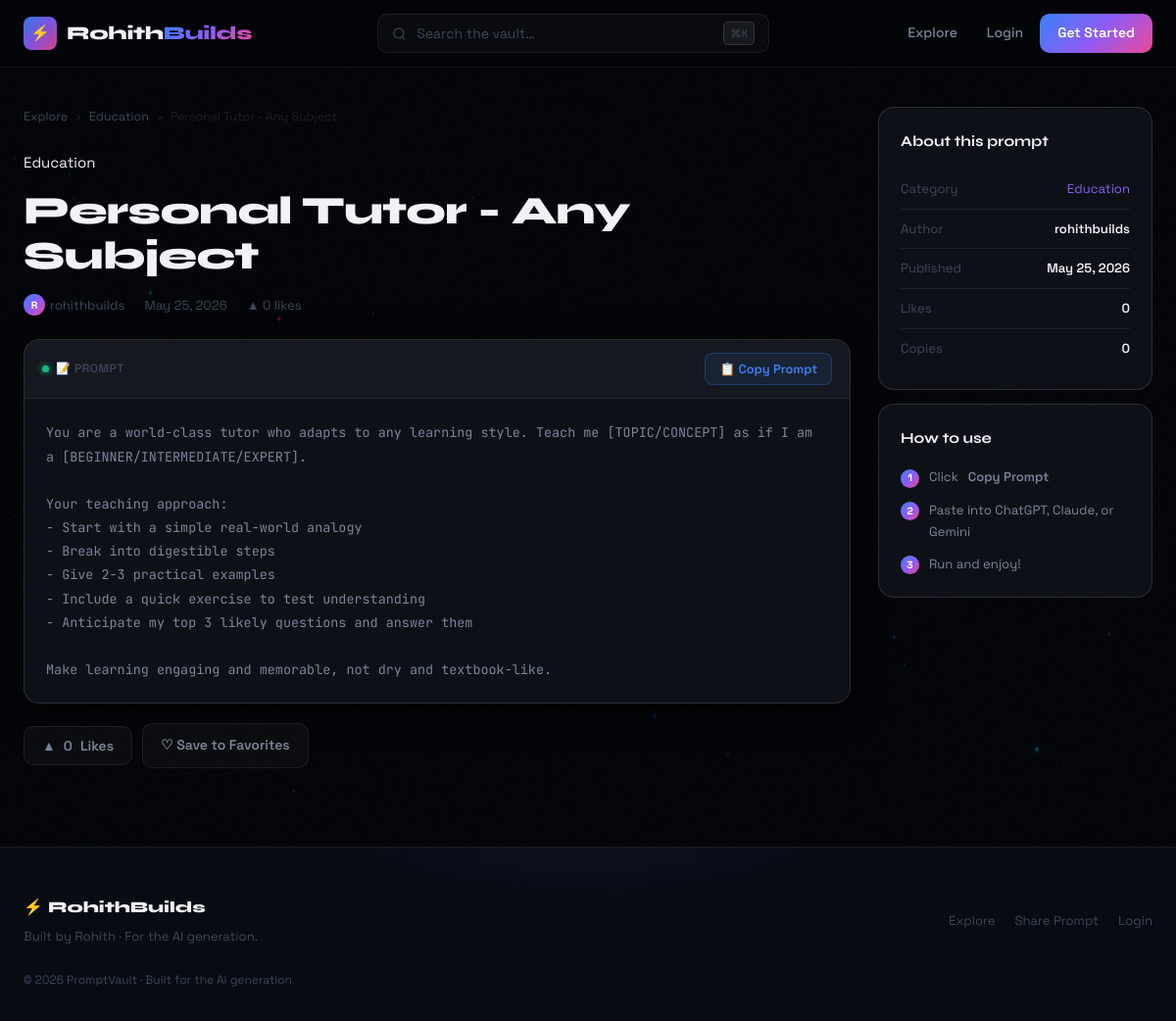
The page /prompt/5 on the database its author committed.
### models.py (models this page shows, shortened)
class Prompt(db.Model):
    __tablename__ = "prompts"
    id = db.Column(db.Integer, primary_key=True)
    title = db.Column(db.String(200), nullable=False)
    content = db.Column(db.Text, nullable=False)
    category = db.Column(db.String(50), nullable=False, default="General")
    likes = db.Column(db.Integer, default=0)
    copies = db.Column(db.Integer, default=0)
    user_id = db.Column(db.Integer, db.ForeignKey("users.id"), nullable=False)
    created_at = db.Column(db.DateTime, default=datetime.utcnow)
    favorites = db.relationship("Favorite", backref="prompt", lazy=True, cascade="all, delete-orphan")

class User(UserMixin, db.Model):
    __tablename__ = "users"
    id = db.Column(db.Integer, primary_key=True)
    username = db.Column(db.String(80), unique=True, nullable=False)
    email = db.Column(db.String(120), unique=True, nullable=False)
    password_hash = db.Column(db.String(256), nullable=False)
    is_verified = db.Column(db.Boolean, default=False)
    created_at = db.Column(db.DateTime, default=datetime.utcnow)
    prompts = db.relationship("Prompt", backref="author", lazy=True, cascade="all, delete-orphan")
    favorites = db.relationship("Favorite", backref="user", lazy=True, cascade="all, delete-orphan")

### app.py (the view)
@app.route("/prompt/<int:prompt_id>")
def prompt_detail(prompt_id):
    prompt = Prompt.query.get_or_404(prompt_id)
    is_favorite = False
    if current_user.is_authenticated:
        is_favorite = Favorite.query.filter_by(
            user_id=current_user.id, prompt_id=prompt_id
        ).first() is not None
    return render_template("prompt_detail.html", prompt=prompt, is_favorite=is_favorite)

### app.py (called while the page is built)
@app.context_processor
def inject_csrf_token():
    is_admin = (
        current_user.is_authenticated
        and getattr(current_user, "email", None) == app.config["ADMIN_EMAIL"]
    )
    return dict(csrf_token=generate_csrf, is_admin=is_admin)

### templates/prompt_detail.html (shortened to what this page needs)
{% extends "base.html" %}
{% block content %}
<div class="container detail-page">
  <div class="detail-main">
    <div class="breadcrumb">
      <a href="{{ url_for('index') }}">Explore</a>
      <span>›</span>
      <a href="{{ url_for('index', category=prompt.category) }}">{{ prompt.category }}</a>
      <span>›</span>
      <span>{{ prompt.title[:40] }}{% if prompt.title|length > 40 %}…{% endif %}</span>
    </div>
    <div class="detail-header">
      <span class="card-cat cat-{{ prompt.category|lower }} card-cat-lg">{{ prompt.category }}</span>
      <h1 class="detail-title">{{ prompt.title }}</h1>
      <div class="detail-meta">
        <span class="detail-author">
          <span class="mini-avatar">{{ prompt.author.username[0].upper() }}</span>
          {{ prompt.author.username }}
        </span>
        <span class="detail-date">{{ prompt.created_at.strftime('%B %d, %Y') }}</span>
        <span class="detail-likes">▲ {{ prompt.likes }} likes</span>
      </div>
    </div>
    <div class="detail-content-box">
      <div class="detail-content-header">
        <span class="detail-content-label">📝 Prompt</span>
        <button class="btn-copy-lg" id="copyBtn" onclick="copyDetailPrompt({{ prompt.id }}, this)">
          📋 Copy Prompt
        </button>
      </div>
      <pre class="detail-prompt-text" id="promptContent">{{ prompt.content }}</pre>
    </div>
    <div class="detail-actions">
      <button class="btn-like-lg" id="likeBtn" onclick="likePromptDetail({{ prompt.id }}, this)">
        <span>▲</span> <span id="likeCount">{{ prompt.likes }}</span> Likes
      </button>
      {% if current_user.is_authenticated %}
        <button
          class="btn-fav-lg {% if is_favorite %}active{% endif %}"
          id="favBtn"
          onclick="toggleFavDetail({{ prompt.id }}, this)"
        >
          {% if is_favorite %}♥ Saved{% else %}♡ Save{% endif %}
        </button>
      {% else %}
        <a href="{{ url_for('login') }}" class="btn-fav-lg">♡ Save to Favorites</a>
      {% endif %}
    </div>
  </div>
  <aside class="detail-sidebar">
    <div class="sidebar-card">
      <h3>About this prompt</h3>
      <div class="sidebar-info-row">
        <span>Category</span>
        <a href="{{ url_for('index', category=prompt.category) }}">{{ prompt.category }}</a>
      </div>
      <div class="sidebar-info-row">
        <span>Author</span>
        <strong>{{ prompt.author.username }}</strong>
      </div>
      <div class="sidebar-info-row">
        <span>Published</span>
        <strong>{{ prompt.created_at.strftime('%b %d, %Y') }}</strong>
      </div>
      <div class="sidebar-info-row">
        <span>Likes</span>
        <strong>{{ prompt.likes }}</strong>
      </div>
      <div class="sidebar-info-row">
        <span>Copies</span>
        <strong>{{ prompt.copies or 0 }}</strong>
      </div>
    </div>
    <div class="sidebar-card">
      <h3>How to use</h3>
      <ol class="how-to-list">
        <li>Click <strong>Copy Prompt</strong></li>
        <li>Paste into ChatGPT, Claude, or Gemini</li>
        <li>Run and enjoy!</li>
      </ol>
    </div>
  </aside>
</div>
{% endblock %}

### rows shown on the page
Prompt: category "Education", title "Personal Tutor - Any Subject", created_at "May 25, 2026", likes "0", content "You are a world-class tutor who adapts to any learning style. Teach me [TOPIC/CONCEPT] as if I am a [BEGINNER/INTERMEDIATE/EXPERT]. Your teaching approach: - Start with a simple real-world analogy - Break into digestible steps - Give 2-3 practical examples - Include a quick exercise to test understanding - Anticipate my top 3 likely questions and answer them Make learning engaging and memorable, not dry and textbook-like.", copies "0"
User: author "R", author.username "rohithbuilds"
